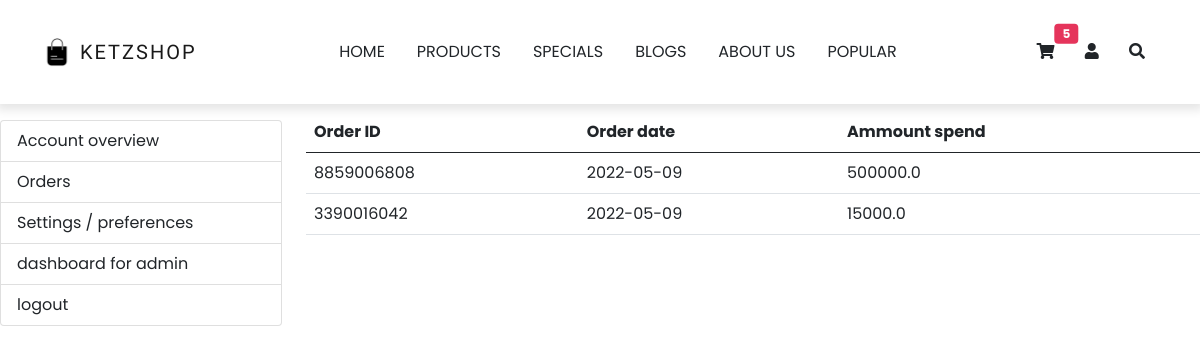
Page /orders (signed in) on the earlier database version.
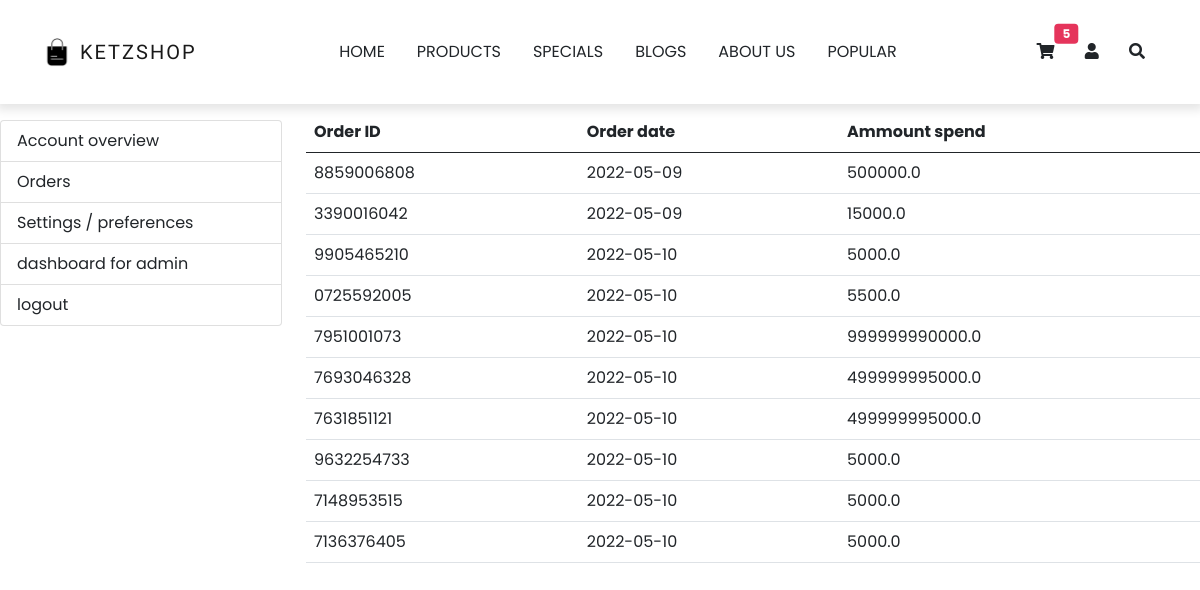
Same page on the later database version.
### models.py (models this page shows)
class BaseModel(Model):
    class Meta:
        database = db

class Orders(BaseModel):
    user = ForeignKeyField(BaseModel)
    product = ForeignKeyField(Products)
    ammount = IntegerField()
    order_date = DateField()
    order_id = CharField()
    order_product_price =  FloatField()

### main.py (the view)
@app.route('/orders')
@login_required
def show_orders():
    items = orders.get_order_list_from_user(current_user)
    return render_template('orders.html', items = items, query_catagories = query_catagories)

### main.py (called while the page is built)
@app.before_request
def make_session_permenant():
    session.permanent = True
    app.permanent_session_lifetime = timedelta(minutes=120)

@login_manager.user_loader
def load_user(user_id):
    return Users.get(user_id)

### orders.py (called while the page is built)
def get_order_list_from_user(user):
    query = Orders.select().where(Orders.user_id == user.user_id)
    my_list = []
    if query.exists():
        for item in query:
            my_list.append(item.order_id)
    user_orders_list = list(dict.fromkeys(my_list))
    if user_orders_list:
        nested_dict = {}
        i = 1
        for item in user_orders_list:
            order_ammount = 0
            order_item = Orders.select().where(Orders.order_id == item)
            for object in order_item:
                order_date = object.order_date
                order_ammount = order_ammount + (object.ammount * object.order_product_price)
            nested_dict[i] = {'order_id' : item, 'order_date' : order_date, 'order_ammount' : order_ammount}
            i = i + 1
        return nested_dict
    else:
        print('order list is empty')

### templates/orders.html (shortened to what this page needs)
{% extends "base.html" %}
{% block content %}
<div class="row py-6">
    {% include 'sidebar.html' %}
    <div class="col-9">
    {% if items %}
    <table class="table">
        <thead class="thead-dark">
            <tr>
                <th>Order ID</th>
                <th>Order date</th>
                <th>Ammount spend</th>
            </tr>
        </thead>
        <tbody>
            {% for item in items.values()%}
            <tr>
                <td>{{ item['order_id'] }}</td>
                <td>{{ item['order_date']}}</td>
                <td>{{ item['order_ammount']}}</td>
            </tr>
            {% endfor %}
        </tbody>
    </table>
    {% else %}
        <h3>You have nothing ordered yet</h3>
    {% endif %}
</div>
</div>
{% endblock content %}

### templates/base.html (shortened to what this page needs)
<!DOCTYPE html>
<html lang="en">
<head>
    <link rel="stylesheet" href="https://cdnjs.cloudflare.com/ajax/libs/font-awesome/5.15.4/css/all.min.css" />
    <link rel = "stylesheet" href = "{{ url_for('static', filename = 'bootstrap-5.0.2-dist/css/bootstrap.min.css')}}">
    <link rel = "stylesheet" href = "{{ url_for('static', filename = 'bootstrap-5.0.2-dist/css/bootstrap-grid.css')}}">
    <link rel = "stylesheet" href = "{{ url_for('static' , filename = 'css/main.css')}}">
</head>
<body>
    <nav class = "navbar navbar-expand-lg navbar-light bg-white py-4 fixed-top">
        <div class = "container">
            <a class = "navbar-brand d-flex justify-content-between align-items-center order-lg-0" href = "/">
                <img src = "{{ url_for('static', filename = 'images/shopping-bag-icon.png')}}" alt = "site icon">
                <span class = "text-uppercase fw-lighter ms-2">Ketzshop</span>
            </a>
            <div class = "order-lg-2 nav-btns">
                <a class="py-6" href="/cart">
                <button type = "button" class = "btn position-relative">
                    <i class = "fa fa-shopping-cart"></i>
                    <span class = "position-absolute top-0 start-100 translate-middle badge bg-primary">5</span>
                </button></a>
                <a href="/account"><button type = "button" class = "btn position-relative">
                    <i class = "fa fa-user"></i>
                </button></a>
                <button type = "button" class = "btn position-relative">
                    <a href="#search">
                        <i class = "fa fa-search"></i>
                    </a>
                </button>
            </div>
            <div class = "collapse navbar-collapse order-lg-1" id = "navMenu">
                <ul class = "navbar-nav mx-auto text-center">
                    <li class = "nav-item px-2 py-2">
                        <a class = "nav-link text-uppercase text-dark" href = "/">home</a>
                    </li>
                    <li class = "nav-item px-2 py-2">
                        <a class = "nav-link text-uppercase text-dark" href = "/products">Products</a>
                    </li>
                    <li class = "nav-item px-2 py-2">
                        <a class = "nav-link text-uppercase text-dark" href = "#special">specials</a>
                    </li>
                    <li class = "nav-item px-2 py-2">
                        <a class = "nav-link text-uppercase text-dark" href = "#blogs">blogs</a>
                    </li>
                    <li class = "nav-item px-2 py-2">
                        <a class = "nav-link text-uppercase text-dark" href = "#about">about us</a>
                    </li>
                    <li class = "nav-item px-2 py-2 border-0">
                        <a class = "nav-link text-uppercase text-dark" href = "#popular">popular</a>
                    </li>
                </ul>
            </div>
        </div>
    </nav>
        {% block content %}
        {% endblock %}
    </body>
</html>

### templates/sidebar.html
<div class="col-3 list_overview">
    <ul class="list-group mt-2">
        <li class="list-group-item">
            <a href="/user/dashboard">Account overview</a>
        </li>
        <li class="list-group-item">
            <a href="/orders">Orders</a>
        </li>
        <li class="list-group-item">
            <a href="/?">Settings / preferences</a>
        </li>
        {% if current_user.is_admin %}
        <li class="list-group-item">
            <a href="/admin/dashboard">dashboard for admin</a>
        </li>
        {% endif %}
        <li class="list-group-item">
            <a href="/logout">logout</a>
        </li>
    </ul>
</div>

### static/css/main.css (style rules this page uses)
:root { --lg-font: 'Kaisei Tokumin', serif; --sm-font: 'Poppins', sans-serif; --pink: #e5345b; }
body { font-family: var(--sm-font); }
.bg-primary { background-color: var(--pink)!important; }
.navbar { -webkit-box-shadow: 0 3px 9px 3px rgba(0, 0, 0, 0.1); box-shadow: 0 3px 9px 3px rgba(0, 0, 0, 0.1); }
.navbar-brand img { width: 30px; }
.navbar-brand span { letter-spacing: 2px; font-family: var(--lg-font); }
.nav-item { border-bottom: 0.5px solid rgba(0, 0, 0, 0.05); }
a, a:hover, a:focus, a:active { text-decoration: none; color: inherit; }
@media (min-width: 992px) { .nav-item { border-bottom: none; } }

Differences in the rows shown:
added Orders: order_id "9905465210", order_date "2022-05-10", order_ammount "5000.0"
added Orders: order_id "0725592005", order_date "2022-05-10", order_ammount "5500.0"
added Orders: order_id "7951001073", order_date "2022-05-10", order_ammount "999999990000.0"
added Orders: order_id "7693046328", order_date "2022-05-10", order_ammount "499999995000.0"
added Orders: order_id "7631851121", order_date "2022-05-10", order_ammount "499999995000.0"
added Orders: order_id "9632254733", order_date "2022-05-10", order_ammount "5000.0"
added Orders: order_id "7148953515", order_date "2022-05-10", order_ammount "5000.0"
added Orders: order_id "7136376405", order_date "2022-05-10", order_ammount "5000.0"
